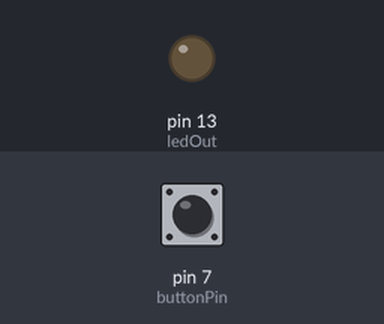
A sketch run on a simulated Arduino Uno, built with avr-gcc and run on an emulated ATmega328P. Parts: output pins drawn as LEDs (lit = HIGH). The test bench sets the inputs (shaded band); at power-on: pin 7 (buttonPin) HIGH.

Above: at 1.2 s.
1.3 s: pin 7 (buttonPin) pulled LOW for 0.15 s
At 1.37 s:
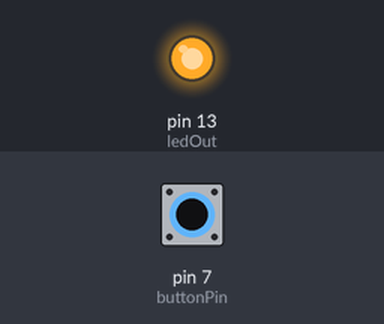
2.9 s: pin 7 (buttonPin) pulled LOW for 3.2 s
At 6.5 s:
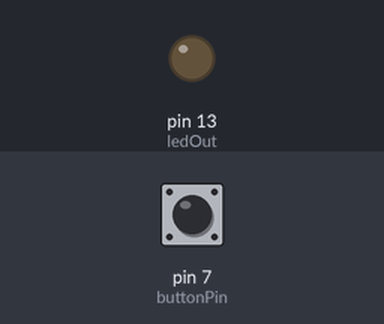
Timing chart, 0 to 8.0 s (numbered marks = the images above; inputs shaded):
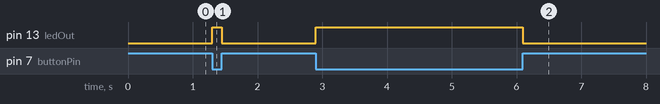

The sketch:

3.ino
```cpp
const int buttonPin = 7;
const int ledOut = 13;

int buttonState = 0;
void setup() {
  pinMode(ledOut, OUTPUT);
  pinMode(buttonPin, INPUT_PULLUP);
}

void loop() {
  buttonState = digitalRead(buttonPin);

  if (buttonState == HIGH) {
    digitalWrite(ledOut, LOW);
  }
  else {
    digitalWrite(ledOut, HIGH);
  }
}
```

Measured:
- after the input at 1.3 s, pin 13 (ledOut): LOW → HIGH at once, → LOW 0.15 s later
- after the input at 2.9 s, pin 13 (ledOut): LOW → HIGH at once, → LOW 3.2 s later
